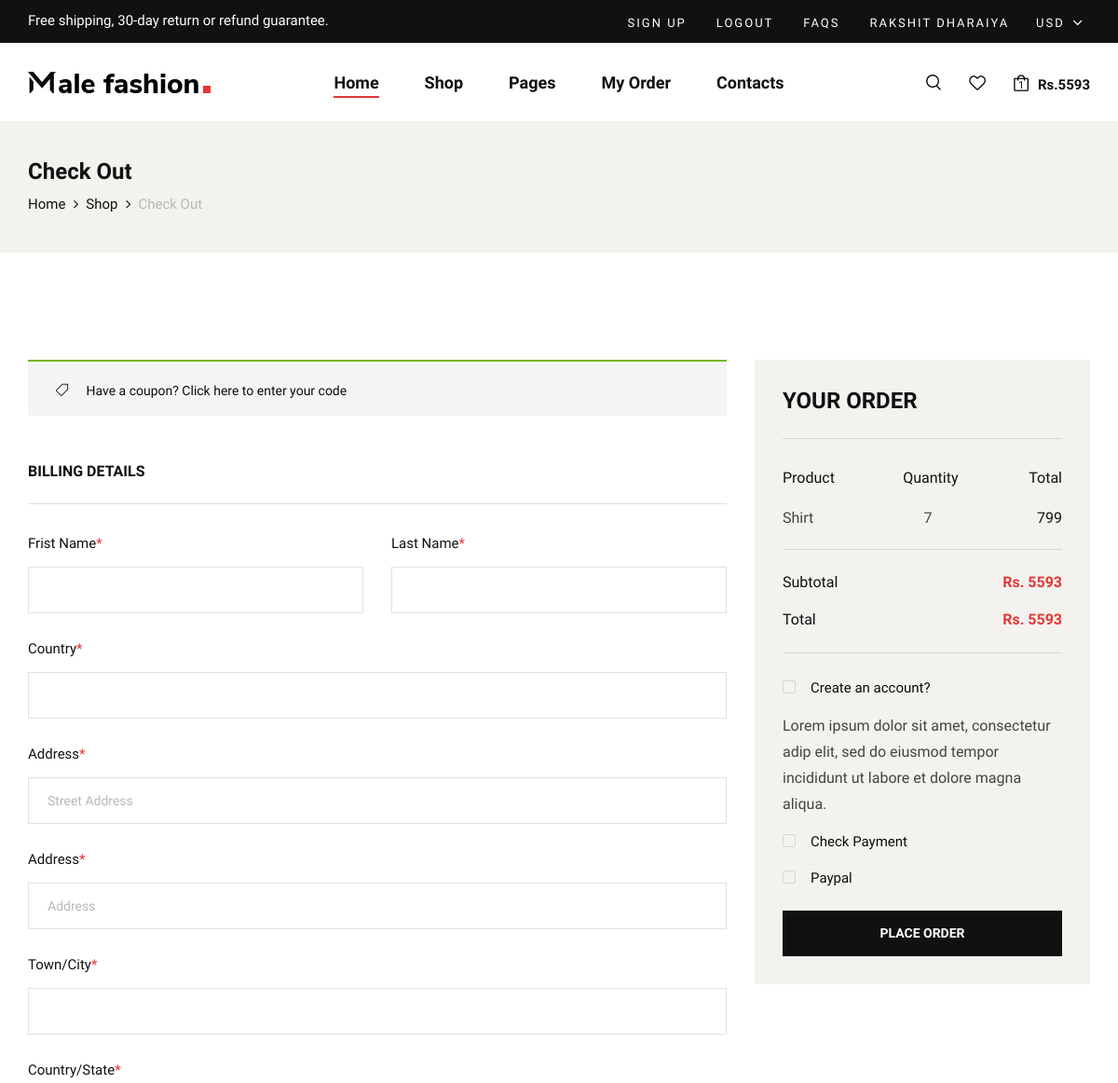
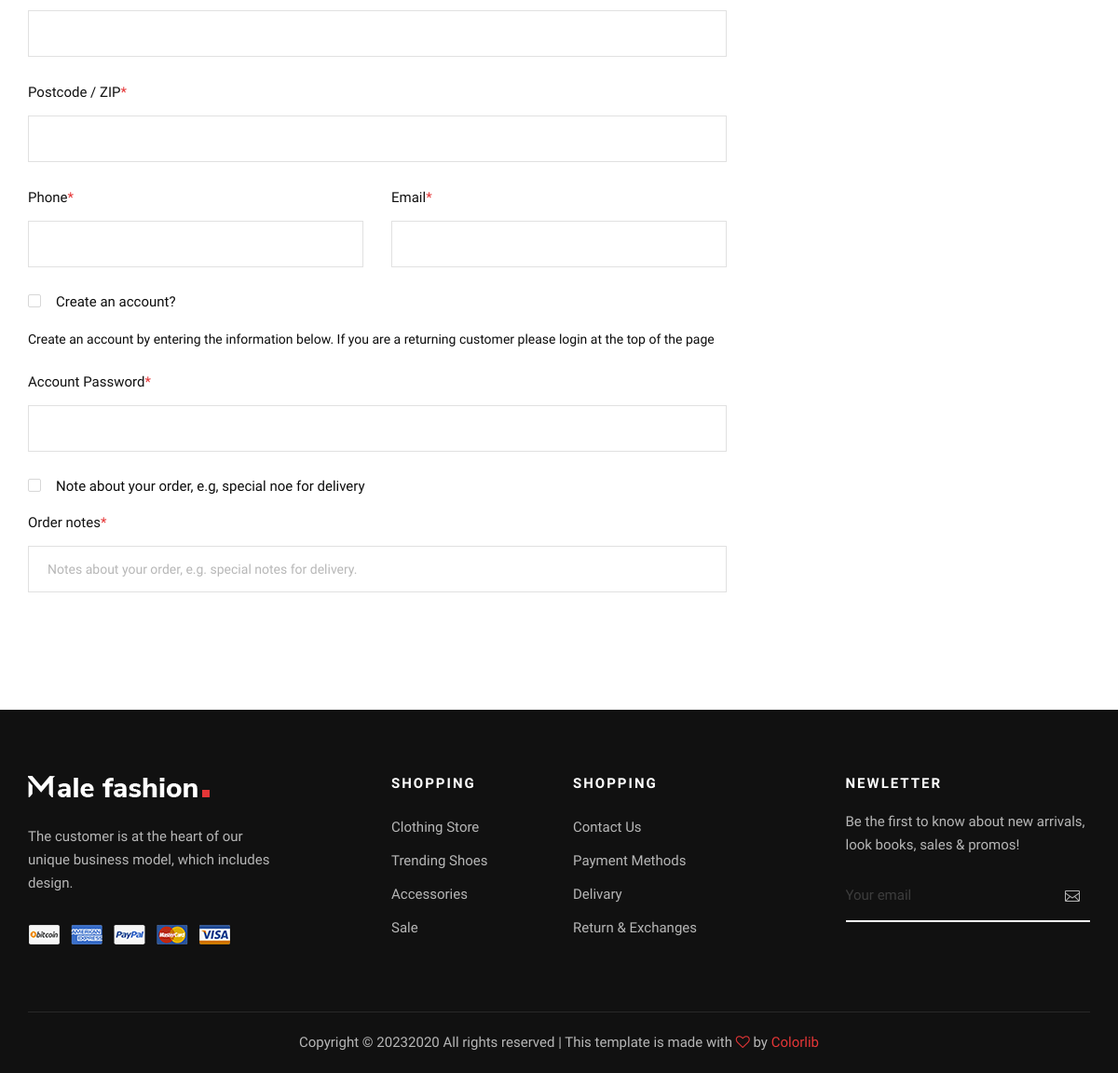
Screenshot of /checkout/ (signed in) with the database file from the repository (2 pictures, top to bottom).
### fashion_app/models.py (models this page shows, shortened)
class Register(models.Model):
    name=models.CharField(max_length=50)
    email=models.EmailField(max_length=50)
    password=models.CharField(max_length=100)
    conformpassword=models.CharField(max_length=100)
    propic=models.FileField(upload_to="media/", default="defult.jpg")

class Cart(models.Model):
    product_id=models.ForeignKey(Listing_Catlog,on_delete=models.CASCADE,null=True)
    Details_id=models.ForeignKey(Details,on_delete=models.CASCADE,null=True)
    buyer_id=models.ForeignKey(Register,on_delete=models.CASCADE)
    qty=models.IntegerField(default=0)
    product_color=models.CharField(max_length=50,null=True)
    product_size=models.CharField(max_length=50,null=True)
    stetus=models.BooleanField(default=True)
    total=models.IntegerField(default=0)

### seller_app/models.py (models this page shows, shortened)
class Listing_Catlog(models.Model):
    Catlog_Image=models.FileField(upload_to="Listing/", default="Listing/defult.jpg")
    Catlog_Name=models.CharField(max_length=50)
    Catlog_Price=models.IntegerField(default=0)
    Catlog_Sale_Price=models.CharField(max_length=50)
    Catlog_Quntity=models.CharField(max_length=50)
    Catlog_Catgary=models.CharField(max_length=50,null=True)
    Catlog_Branding=models.CharField(max_length=50,null=True)
    Catlog_Tags=models.CharField(max_length=50,null=True)
    Size=[("XS","XS"),("S","S"),("M","M"),("L","L"),("XL","XL"),("XXL","XXL"),("XXXL","XXXL")]
    Catlog_Size=models.CharField(max_length=100,choices=Size,blank=True,)
    Color=[("Black","Black"),("White","White"),("Yellow","Yellow"),("Blue","Blue"),("Red","Red"),("Green","Green")]
    Catlog_Color=models.CharField(max_length=100,choices=Color,blank=True)
    Catlog_Fabric=models.CharField(max_length=50)
    Catlog_Discription=models.CharField(max_length=500,null=True)
    seller=models.ForeignKey(Seller_Register, on_delete=models.CASCADE,null=True)

### fashion_app/views.py (the view)
    def wrapper(request, *args, **kwargs):
        try:
            request.session["email"]
        except:
            return redirect("Error")
        return view_func(request, *args, **kwargs)

### fashion_app/templates/checkout.html (shortened to what this page needs)
{% extends 'hedar_fotter.html' %} {% load static %} {% block content %}
    <section class="breadcrumb-option">
        <div class="container">
            <div class="row">
                <div class="col-lg-12">
                    <div class="breadcrumb__text">
                        <h4>Check Out</h4>
                        <div class="breadcrumb__links">
                            <a href="./index.html">Home</a>
                            <a href="./shop.html">Shop</a>
                            <span>Check Out</span>
                        </div>
                    </div>
                </div>
            </div>
        </div>
    </section>
    <section class="checkout spad">
        <div class="container">
            <div class="checkout__form">
                <form action="{% url 'checkout_details' %}" method="post">
                    <div class="row">
                        <div class="col-lg-8 col-md-6">
                            <h6 class="coupon__code"><span class="icon_tag_alt"></span> Have a coupon? <a href="#">Click
                            here</a> to enter your code</h6>
                            <h6 class="checkout__title">Billing Details</h6>
                            <div class="row">
                                <div class="col-lg-6">
                                    <div class="checkout__input">
                                        <p>Frist Name<span>*</span></p>
                                        <input type="text" name="fristname">
                                    </div>
                                </div>
                                <div class="col-lg-6">
                                    <div class="checkout__input">
                                        <p>Last Name<span>*</span></p>
                                        <input type="text" name="lastname">
                                    </div>
                                </div>
                            </div>
                            <div class="checkout__input">
                                <p>Country<span>*</span></p>
                                <input type="text" name="country">
                            </div>
                            <div class="checkout__input">
                                <p>Address<span>*</span></p>
                                <input type="text" placeholder="Street Address" class="checkout__input__add" name="address">
                            </div>
                            <div class="checkout__input">
                                <p>Address<span>*</span></p>
                                <input type="text" placeholder="Address" class="checkout__input__add" name="second_address">
                            </div>
                            <div class="checkout__input">
                                <p>Town/City<span>*</span></p>
                                <input type="text" name="city">
                            </div>
                            <div class="checkout__input">
                                <p>Country/State<span>*</span></p>
                                <input type="text" name="state">
                            </div>
                            <div class="checkout__input">
                                <p>Postcode / ZIP<span>*</span></p>
                                <input type="text" name="postcode">
                            </div>
                            <div class="row">
                                <div class="col-lg-6">
                                    <div class="checkout__input">
                                        <p>Phone<span>*</span></p>
                                        <input type="text" name="phone">
                                    </div>
                                </div>
                                <div class="col-lg-6">
                                    <div class="checkout__input">
                                        <p>Email<span>*</span></p>
                                        <input type="text" name="email">
                                    </div>
                                </div>
                            </div>
                            <div class="checkout__input__checkbox">
                                <label for="acc">
                                    Create an account?
                                    <span class="checkmark"></span>
                                </label>
                                <p>Create an account by entering the information below. If you are a returning customer
                                please login at the top of the page</p>
                            </div>
                            <div class="checkout__input">
                                <p>Account Password<span>*</span></p>
                                <input type="text">
                            </div>
                            <div class="checkout__input__checkbox">
                                <label for="diff-acc">
                                    Note about your order, e.g, special noe for delivery
                                    <span class="checkmark"></span>
                                </label>
                            </div>
                            <div class="checkout__input">
                                <p>Order notes<span>*</span></p>
                                <input type="text"
                                placeholder="Notes about your order, e.g. special notes for delivery.">
                            </div>
                        </div>
                        <div class="col-lg-4 col-md-6">
                            <div class="checkout__order">
                                <h4 class="order__title">Your order</h4>
                                <div class="checkout__order__products">Product &emsp;&emsp;&emsp;&emsp; Quantity <span>Total</span></div>
                                <ul class="checkout__total__products">
                                    {% for i in all_cart %}
                                    <li>{{i.product_id.Catlog_Name}}&emsp;&emsp;&emsp;&emsp;&emsp;&emsp;&emsp; {{i.qty}}<span> {{i.product_id.Catlog_Price}} </span></li>
                                    {% endfor %}
                                </ul>
                                <ul class="checkout__total__all">
                                    <li>Subtotal <span>Rs. {{final_total}}</span></li>
                                    <li>Total <span>Rs. {{final_total}}</span></li>
                                </ul>
                                <div class="checkout__input__checkbox">
                                    <label for="acc-or">
                                        Create an account?
                                        <span class="checkmark"></span>
                                    </label>
                                </div>
                                <p>Lorem ipsum dolor sit amet, consectetur adip elit, sed do eiusmod tempor incididunt
                                ut labore et dolore magna aliqua.</p>
                                <div class="checkout__input__checkbox">
                                    <label for="payment">
                                        Check Payment
                                        <span class="checkmark"></span>
                                    </label>
                                </div>
                                <div class="checkout__input__checkbox">
                                    <label for="paypal">
                                        Paypal
                                        <span class="checkmark"></span>
                                    </label>
                                </div>
                                <button type="submit" name="order" class="site-btn">Place Order</button>
                            </div>
                        </div>
                    </div>
                </form>
            </div>
        </div>
    </section>
{% endblock %}

### fashion_app/templates/hedar_fotter.html (shortened to what this page needs)
{% load static %}
<!DOCTYPE html>
<html lang="zxx">
<head>
    <link rel="stylesheet" href="{% static 'css/bootstrap.min.css' %}" type="text/css">
    <link rel="stylesheet" href="{% static 'css/font-awesome.min.css' %}" type="text/css">
    <link rel="stylesheet" href="{% static 'css/elegant-icons.css' %}" type="text/css">
    <link rel="stylesheet" href="{% static 'css/magnific-popup.css' %}" type="text/css">
    <link rel="stylesheet" href="{% static 'css/nice-select.css' %}" type="text/css">
    <link rel="stylesheet" href="{% static 'css/owl.carousel.min.css' %}" type="text/css">
    <link rel="stylesheet" href="{% static 'css/slicknav.min.css' %}" type="text/css">
    <link rel="stylesheet" href="{% static 'css/style.css' %}" type="text/css">
</head>
<body>
    <header class="header">
        <div class="header__top">
            <div class="container">
                <div class="row">
                    <div class="col-lg-6 col-md-7">
                        <div class="header__top__left">
                            <p>Free shipping, 30-day return or refund guarantee.</p>
                        </div>
                    </div>
                    <div class="col-lg-6 col-md-5">
                        <div class="header__top__right">
                            <div class="header__top__links">
                                <a href="{% url 'register' %}">Sign Up</a>
                                <a href="{% url 'logout' %}">Logout</a>
                                <a href="#">FAQs</a>
                                <a href="{% url 'profile' %}">{{data.name}}</a>
                            </div>
                            <div class="header__top__hover">
                                <span>Usd <i class="arrow_carrot-down"></i></span>
                            </div>
                        </div>
                    </div>
                </div>
            </div>
        </div>
        <div class="container">
            <div class="row">
                <div class="col-lg-3 col-md-3">
                    <div class="header__logo">
                        <a href="./index.html"><img src="{% static 'img/logo.png' %}" alt=""></a>
                    </div>
                </div>
                <div class="col-lg-6 col-md-6">
                    <nav class="header__menu mobile-menu">
                        <ul>
                            <li class="active"><a href="{% url 'home' %}">Home</a></li>
                            <li><a href="{% url 'shop' %}">Shop</a></li>
                            <li><a href="#">Pages</a>
                            </li>
                            <li><a href="{% url 'my_order' %}">My Order</a></li>
                            <li><a href="{% url 'contact' %}">Contacts</a></li>
                        </ul>
                    </nav>
                </div>
                <div class="col-lg-3 col-md-3">
                    <div class="header__nav__option">
                        <a class="search-switch"><img src="{% static 'img/icon/search.png' %}" ></a>
                        <a href="#"><img src="{% static 'img/icon/heart.png' %}" alt=""></a>
                        <a href="{% url 'cart' %}"><img src="{% static 'img/icon/cart.png' %}" alt=""> <span>{{all_num}}</span></a>
                        <div class="price">Rs.{{final_total}}</div>
                    </div>
                </div>
            </div>
        </div>
    </header>
{% block content %}
{% endblock %}
    <footer class="footer">
        <div class="container">
            <div class="row">
                <div class="col-lg-3 col-md-6 col-sm-6">
                    <div class="footer__about">
                        <div class="footer__logo">
                            <a href="#"><img src="{% static 'img/footer-logo.png' %}" alt=""></a>
                        </div>
                        <p>The customer is at the heart of our unique business model, which includes design.</p>
                        <a href="#"><img src="{% static 'img/payment.png' %}" alt=""></a>
                    </div>
                </div>
                <div class="col-lg-2 offset-lg-1 col-md-3 col-sm-6">
                    <div class="footer__widget">
                        <h6>Shopping</h6>
                        <ul>
                            <li><a href="#">Clothing Store</a></li>
                            <li><a href="#">Trending Shoes</a></li>
                            <li><a href="#">Accessories</a></li>
                            <li><a href="#">Sale</a></li>
                        </ul>
                    </div>
                </div>
                <div class="col-lg-2 col-md-3 col-sm-6">
                    <div class="footer__widget">
                        <h6>Shopping</h6>
                        <ul>
                            <li><a href="#">Contact Us</a></li>
                            <li><a href="#">Payment Methods</a></li>
                            <li><a href="#">Delivary</a></li>
                            <li><a href="#">Return & Exchanges</a></li>
                        </ul>
                    </div>
                </div>
                <div class="col-lg-3 offset-lg-1 col-md-6 col-sm-6">
                    <div class="footer__widget">
                        <h6>NewLetter</h6>
                        <div class="footer__newslatter">
                            <p>Be the first to know about new arrivals, look books, sales & promos!</p>
                            <form action="#">
                                <input type="text" placeholder="Your email">
                                <button type="submit"><span class="icon_mail_alt"></span></button>
                            </form>
                        </div>
                    </div>
                </div>
            </div>
            <div class="row">
                <div class="col-lg-12 text-center">
                    <div class="footer__copyright__text">
                        <p>Copyright ©
                            2020
                            All rights reserved | This template is made with <i class="fa fa-heart-o"
                            aria-hidden="true"></i> by <a href="https://colorlib.com" target="_blank">Colorlib</a>
                        </p>
                    </div>
                </div>
            </div>
        </div>
    </footer>
</body>
</html>

### rows the page displays
Register: name "RAKSHIT DHARAIYA"
Cart: product_id.Catlog_Name "Shirt", qty "7", product_id.Catlog_Price "799"

### other values shown
{{ all_num }} "1"
{{ final_total }} "5593"
